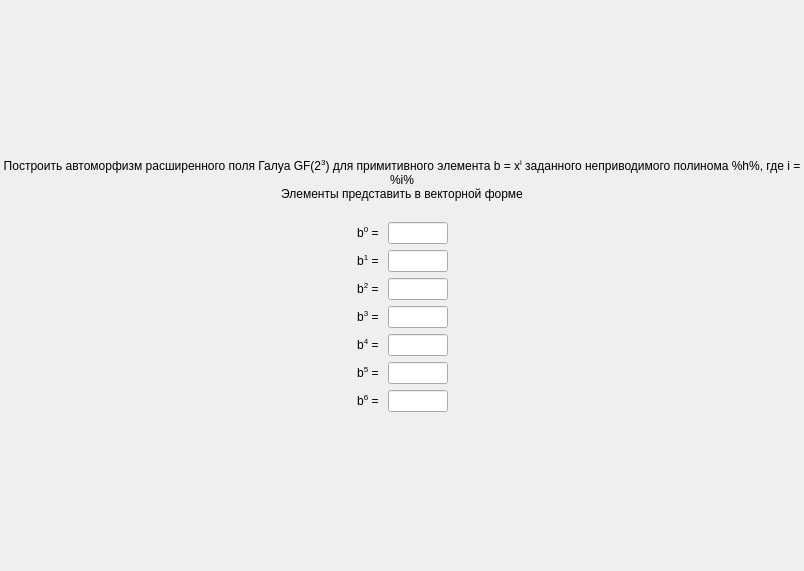
<?xml version="1.0" encoding="UTF-8"?>
<ui version="4.0">
 <class>ScreenTask2</class>
 <widget class="QFrame" name="ScreenTask2">
  <property name="geometry">
   <rect>
    <x>0</x>
    <y>0</y>
    <width>804</width>
    <height>571</height>
   </rect>
  </property>
  <property name="windowTitle">
   <string>Frame</string>
  </property>
  <layout class="QGridLayout" name="gridLayout">
   <property name="leftMargin">
    <number>0</number>
   </property>
   <property name="topMargin">
    <number>0</number>
   </property>
   <property name="rightMargin">
    <number>0</number>
   </property>
   <property name="bottomMargin">
    <number>0</number>
   </property>
   <item row="0" column="0">
    <layout class="QVBoxLayout" name="verticalLayout">
     <property name="spacing">
      <number>6</number>
     </property>
     <item>
      <spacer name="verticalSpacer">
       <property name="orientation">
        <enum>Qt::Vertical</enum>
       </property>
       <property name="sizeHint" stdset="0">
        <size>
         <width>0</width>
         <height>0</height>
        </size>
       </property>
      </spacer>
     </item>
     <item>
      <widget class="QLabel" name="title">
       <property name="styleSheet">
        <string notr="true">font: 75 20pt &quot;MS Shell Dlg 2&quot;;</string>
       </property>
       <property name="text">
        <string>Построить автоморфизм расширенного поля Галуа GF(2&lt;sup&gt;3&lt;/sup&gt;) для примитивного элемента b = x&lt;sup&gt;i&lt;/sup&gt; заданного неприводимого полинома %h%, где i = %i%&lt;br&gt;Элементы представить в векторной форме</string>
       </property>
       <property name="alignment">
        <set>Qt::AlignCenter</set>
       </property>
       <property name="wordWrap">
        <bool>true</bool>
       </property>
      </widget>
     </item>
     <item>
      <spacer name="verticalSpacer_3">
       <property name="orientation">
        <enum>Qt::Vertical</enum>
       </property>
       <property name="sizeType">
        <enum>QSizePolicy::Minimum</enum>
       </property>
       <property name="sizeHint" stdset="0">
        <size>
         <width>0</width>
         <height>15</height>
        </size>
       </property>
      </spacer>
     </item>
     <item>
      <layout class="QVBoxLayout" name="verticalLayout_1">
       <item>
        <layout class="QHBoxLayout" name="horizontalLayout">
         <item>
          <spacer name="horizontalSpacer">
           <property name="orientation">
            <enum>Qt::Horizontal</enum>
           </property>
           <property name="sizeHint" stdset="0">
            <size>
             <width>0</width>
             <height>0</height>
            </size>
           </property>
          </spacer>
         </item>
         <item>
          <widget class="QLabel" name="label1">
           <property name="styleSheet">
            <string notr="true">font: 16pt &quot;MS Shell Dlg 2&quot;;</string>
           </property>
           <property name="text">
            <string>b&lt;sup&gt;0&lt;/sup&gt; = </string>
           </property>
           <property name="alignment">
            <set>Qt::AlignRight|Qt::AlignTrailing|Qt::AlignVCenter</set>
           </property>
          </widget>
         </item>
         <item>
          <widget class="QLineEdit" name="inputB0">
           <property name="sizePolicy">
            <sizepolicy hsizetype="Fixed" vsizetype="Fixed">
             <horstretch>0</horstretch>
             <verstretch>0</verstretch>
            </sizepolicy>
           </property>
           <property name="maximumSize">
            <size>
             <width>60</width>
             <height>16777215</height>
            </size>
           </property>
           <property name="styleSheet">
            <string notr="true">font: 16pt &quot;MS Shell Dlg 2&quot;;</string>
           </property>
           <property name="maxLength">
            <number>3</number>
           </property>
           <property name="alignment">
            <set>Qt::AlignCenter</set>
           </property>
          </widget>
         </item>
         <item>
          <spacer name="horizontalSpacer_4">
           <property name="orientation">
            <enum>Qt::Horizontal</enum>
           </property>
           <property name="sizeHint" stdset="0">
            <size>
             <width>0</width>
             <height>0</height>
            </size>
           </property>
          </spacer>
         </item>
        </layout>
       </item>
      </layout>
     </item>
     <item>
      <layout class="QVBoxLayout" name="verticalLayout_2">
       <item>
        <layout class="QHBoxLayout" name="horizontalLayout_2">
         <item>
          <spacer name="horizontalSpacer_2">
           <property name="orientation">
            <enum>Qt::Horizontal</enum>
           </property>
           <property name="sizeHint" stdset="0">
            <size>
             <width>0</width>
             <height>0</height>
            </size>
           </property>
          </spacer>
         </item>
         <item>
          <widget class="QLabel" name="label1_2">
           <property name="styleSheet">
            <string notr="true">font: 16pt &quot;MS Shell Dlg 2&quot;;</string>
           </property>
           <property name="text">
            <string>b&lt;sup&gt;1&lt;/sup&gt; = </string>
           </property>
           <property name="alignment">
            <set>Qt::AlignRight|Qt::AlignTrailing|Qt::AlignVCenter</set>
           </property>
          </widget>
         </item>
         <item>
          <widget class="QLineEdit" name="inputB1">
           <property name="sizePolicy">
            <sizepolicy hsizetype="Fixed" vsizetype="Fixed">
             <horstretch>0</horstretch>
             <verstretch>0</verstretch>
            </sizepolicy>
           </property>
           <property name="maximumSize">
            <size>
             <width>60</width>
             <height>16777215</height>
            </size>
           </property>
           <property name="styleSheet">
            <string notr="true">font: 16pt &quot;MS Shell Dlg 2&quot;;</string>
           </property>
           <property name="maxLength">
            <number>3</number>
           </property>
           <property name="alignment">
            <set>Qt::AlignCenter</set>
           </property>
          </widget>
         </item>
         <item>
          <spacer name="horizontalSpacer_5">
           <property name="orientation">
            <enum>Qt::Horizontal</enum>
           </property>
           <property name="sizeHint" stdset="0">
            <size>
             <width>0</width>
             <height>0</height>
            </size>
           </property>
          </spacer>
         </item>
        </layout>
       </item>
      </layout>
     </item>
     <item>
      <layout class="QVBoxLayout" name="verticalLayout_3">
       <item>
        <layout class="QHBoxLayout" name="horizontalLayout_3">
         <item>
          <spacer name="horizontalSpacer_3">
           <property name="orientation">
            <enum>Qt::Horizontal</enum>
           </property>
           <property name="sizeHint" stdset="0">
            <size>
             <width>0</width>
             <height>0</height>
            </size>
           </property>
          </spacer>
         </item>
         <item>
          <widget class="QLabel" name="label1_3">
           <property name="styleSheet">
            <string notr="true">font: 16pt &quot;MS Shell Dlg 2&quot;;</string>
           </property>
           <property name="text">
            <string>b&lt;sup&gt;2&lt;/sup&gt; = </string>
           </property>
           <property name="alignment">
            <set>Qt::AlignRight|Qt::AlignTrailing|Qt::AlignVCenter</set>
           </property>
          </widget>
         </item>
         <item>
          <widget class="QLineEdit" name="inputB2">
           <property name="sizePolicy">
            <sizepolicy hsizetype="Fixed" vsizetype="Fixed">
             <horstretch>0</horstretch>
             <verstretch>0</verstretch>
            </sizepolicy>
           </property>
           <property name="maximumSize">
            <size>
             <width>60</width>
             <height>16777215</height>
            </size>
           </property>
           <property name="styleSheet">
            <string notr="true">font: 16pt &quot;MS Shell Dlg 2&quot;;</string>
           </property>
           <property name="maxLength">
            <number>3</number>
           </property>
           <property name="alignment">
            <set>Qt::AlignCenter</set>
           </property>
          </widget>
         </item>
         <item>
          <spacer name="horizontalSpacer_6">
           <property name="orientation">
            <enum>Qt::Horizontal</enum>
           </property>
           <property name="sizeHint" stdset="0">
            <size>
             <width>0</width>
             <height>0</height>
            </size>
           </property>
          </spacer>
         </item>
        </layout>
       </item>
      </layout>
     </item>
     <item>
      <layout class="QVBoxLayout" name="verticalLayout_4">
       <item>
        <layout class="QHBoxLayout" name="horizontalLayout_4">
         <item>
          <spacer name="horizontalSpacer_7">
           <property name="orientation">
            <enum>Qt::Horizontal</enum>
           </property>
           <property name="sizeHint" stdset="0">
            <size>
             <width>0</width>
             <height>0</height>
            </size>
           </property>
          </spacer>
         </item>
         <item>
          <widget class="QLabel" name="label1_4">
           <property name="styleSheet">
            <string notr="true">font: 16pt &quot;MS Shell Dlg 2&quot;;</string>
           </property>
           <property name="text">
            <string>b&lt;sup&gt;3&lt;/sup&gt; = </string>
           </property>
           <property name="alignment">
            <set>Qt::AlignRight|Qt::AlignTrailing|Qt::AlignVCenter</set>
           </property>
          </widget>
         </item>
         <item>
          <widget class="QLineEdit" name="inputB3">
           <property name="sizePolicy">
            <sizepolicy hsizetype="Fixed" vsizetype="Fixed">
             <horstretch>0</horstretch>
             <verstretch>0</verstretch>
            </sizepolicy>
           </property>
           <property name="maximumSize">
            <size>
             <width>60</width>
             <height>16777215</height>
            </size>
           </property>
           <property name="styleSheet">
            <string notr="true">font: 16pt &quot;MS Shell Dlg 2&quot;;</string>
           </property>
           <property name="maxLength">
            <number>3</number>
           </property>
           <property name="alignment">
            <set>Qt::AlignCenter</set>
           </property>
          </widget>
         </item>
         <item>
          <spacer name="horizontalSpacer_8">
           <property name="orientation">
            <enum>Qt::Horizontal</enum>
           </property>
           <property name="sizeHint" stdset="0">
            <size>
             <width>0</width>
             <height>0</height>
            </size>
           </property>
          </spacer>
         </item>
        </layout>
       </item>
      </layout>
     </item>
     <item>
      <layout class="QVBoxLayout" name="verticalLayout_5">
       <item>
        <layout class="QHBoxLayout" name="horizontalLayout_5">
         <item>
          <spacer name="horizontalSpacer_9">
           <property name="orientation">
            <enum>Qt::Horizontal</enum>
           </property>
           <property name="sizeHint" stdset="0">
            <size>
             <width>0</width>
             <height>0</height>
            </size>
           </property>
          </spacer>
         </item>
         <item>
          <widget class="QLabel" name="label1_5">
           <property name="styleSheet">
            <string notr="true">font: 16pt &quot;MS Shell Dlg 2&quot;;</string>
           </property>
           <property name="text">
            <string>b&lt;sup&gt;4&lt;/sup&gt; = </string>
           </property>
           <property name="alignment">
            <set>Qt::AlignRight|Qt::AlignTrailing|Qt::AlignVCenter</set>
           </property>
          </widget>
         </item>
         <item>
          <widget class="QLineEdit" name="inputB4">
           <property name="sizePolicy">
            <sizepolicy hsizetype="Fixed" vsizetype="Fixed">
             <horstretch>0</horstretch>
             <verstretch>0</verstretch>
            </sizepolicy>
           </property>
           <property name="maximumSize">
            <size>
             <width>60</width>
             <height>16777215</height>
            </size>
           </property>
           <property name="styleSheet">
            <string notr="true">font: 16pt &quot;MS Shell Dlg 2&quot;;</string>
           </property>
           <property name="maxLength">
            <number>3</number>
           </property>
           <property name="alignment">
            <set>Qt::AlignCenter</set>
           </property>
          </widget>
         </item>
         <item>
          <spacer name="horizontalSpacer_10">
           <property name="orientation">
            <enum>Qt::Horizontal</enum>
           </property>
           <property name="sizeHint" stdset="0">
            <size>
             <width>0</width>
             <height>0</height>
            </size>
           </property>
          </spacer>
         </item>
        </layout>
       </item>
      </layout>
     </item>
     <item>
      <layout class="QVBoxLayout" name="verticalLayout_6">
       <item>
        <layout class="QHBoxLayout" name="horizontalLayout_6">
         <item>
          <spacer name="horizontalSpacer_11">
           <property name="orientation">
            <enum>Qt::Horizontal</enum>
           </property>
           <property name="sizeHint" stdset="0">
            <size>
             <width>0</width>
             <height>0</height>
            </size>
           </property>
          </spacer>
         </item>
         <item>
          <widget class="QLabel" name="label1_6">
           <property name="styleSheet">
            <string notr="true">font: 16pt &quot;MS Shell Dlg 2&quot;;</string>
           </property>
           <property name="text">
            <string>b&lt;sup&gt;5&lt;/sup&gt; = </string>
           </property>
           <property name="alignment">
            <set>Qt::AlignRight|Qt::AlignTrailing|Qt::AlignVCenter</set>
           </property>
          </widget>
         </item>
         <item>
          <widget class="QLineEdit" name="inputB5">
           <property name="sizePolicy">
            <sizepolicy hsizetype="Fixed" vsizetype="Fixed">
             <horstretch>0</horstretch>
             <verstretch>0</verstretch>
            </sizepolicy>
           </property>
           <property name="maximumSize">
            <size>
             <width>60</width>
             <height>16777215</height>
            </size>
           </property>
           <property name="styleSheet">
            <string notr="true">font: 16pt &quot;MS Shell Dlg 2&quot;;</string>
           </property>
           <property name="maxLength">
            <number>3</number>
           </property>
           <property name="alignment">
            <set>Qt::AlignCenter</set>
           </property>
          </widget>
         </item>
         <item>
          <spacer name="horizontalSpacer_12">
           <property name="orientation">
            <enum>Qt::Horizontal</enum>
           </property>
           <property name="sizeHint" stdset="0">
            <size>
             <width>0</width>
             <height>0</height>
            </size>
           </property>
          </spacer>
         </item>
        </layout>
       </item>
      </layout>
     </item>
     <item>
      <layout class="QVBoxLayout" name="verticalLayout_7">
       <item>
        <layout class="QHBoxLayout" name="horizontalLayout_7">
         <item>
          <spacer name="horizontalSpacer_13">
           <property name="orientation">
            <enum>Qt::Horizontal</enum>
           </property>
           <property name="sizeHint" stdset="0">
            <size>
             <width>0</width>
             <height>0</height>
            </size>
           </property>
          </spacer>
         </item>
         <item>
          <widget class="QLabel" name="label1_7">
           <property name="styleSheet">
            <string notr="true">font: 16pt &quot;MS Shell Dlg 2&quot;;</string>
           </property>
           <property name="text">
            <string>b&lt;sup&gt;6&lt;/sup&gt; = </string>
           </property>
           <property name="alignment">
            <set>Qt::AlignRight|Qt::AlignTrailing|Qt::AlignVCenter</set>
           </property>
          </widget>
         </item>
         <item>
          <widget class="QLineEdit" name="inputB6">
           <property name="sizePolicy">
            <sizepolicy hsizetype="Fixed" vsizetype="Fixed">
             <horstretch>0</horstretch>
             <verstretch>0</verstretch>
            </sizepolicy>
           </property>
           <property name="maximumSize">
            <size>
             <width>60</width>
             <height>16777215</height>
            </size>
           </property>
           <property name="styleSheet">
            <string notr="true">font: 16pt &quot;MS Shell Dlg 2&quot;;</string>
           </property>
           <property name="maxLength">
            <number>3</number>
           </property>
           <property name="alignment">
            <set>Qt::AlignCenter</set>
           </property>
          </widget>
         </item>
         <item>
          <spacer name="horizontalSpacer_14">
           <property name="orientation">
            <enum>Qt::Horizontal</enum>
           </property>
           <property name="sizeHint" stdset="0">
            <size>
             <width>0</width>
             <height>0</height>
            </size>
           </property>
          </spacer>
         </item>
        </layout>
       </item>
      </layout>
     </item>
     <item>
      <spacer name="verticalSpacer_2">
       <property name="orientation">
        <enum>Qt::Vertical</enum>
       </property>
       <property name="sizeHint" stdset="0">
        <size>
         <width>0</width>
         <height>0</height>
        </size>
       </property>
      </spacer>
     </item>
    </layout>
   </item>
  </layout>
 </widget>
 <resources/>
 <connections/>
</ui>
